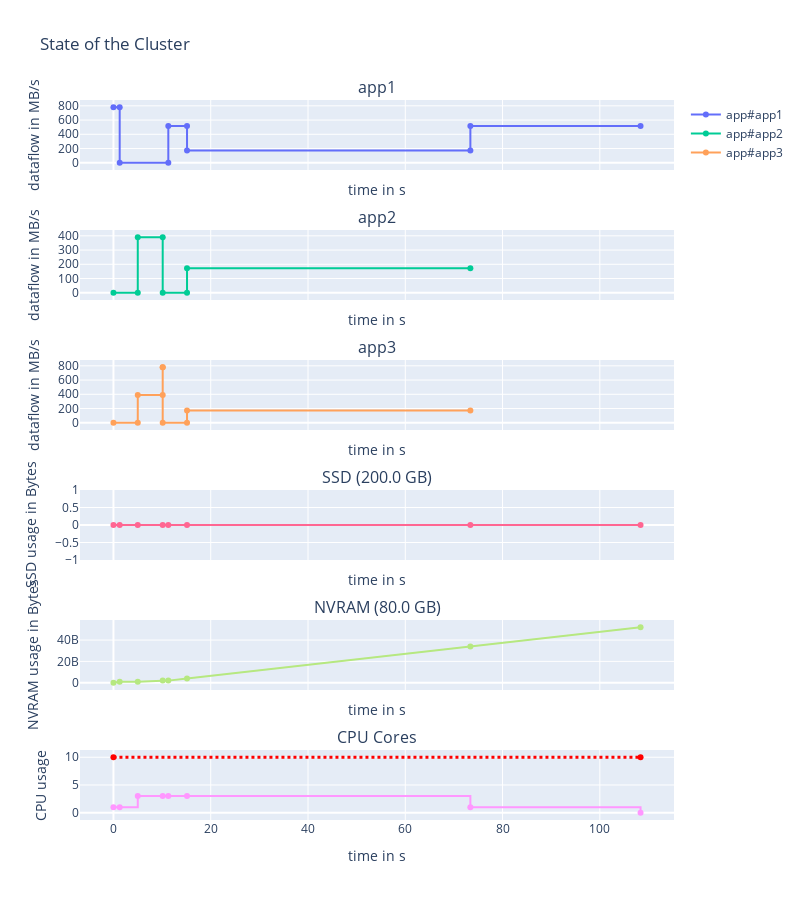

The cell this chart's notebook holds for it:
### Markdown cell above
### More Apps with delay

### Code cell
#logger.remove()
env = simpy.Environment()
data = simpy.Store(env)
# tiers and cluster
ssd_tier = Tier(env, 'SSD', bandwidth=ssd_bandwidth, capacity=200e9)
nvram_tier = Tier(env, 'NVRAM', bandwidth=nvram_bandwidth, capacity=80e9)
cluster = Cluster(env, compute_nodes=1, cores_per_node=10, tiers=[ssd_tier, nvram_tier])
# defining two apps
app1 = Application(env, name="app1", compute=[0, 10], read=[1e9, 0], write=[0, 30e9], data=data)
app2 = Application(env, name="app2", delay = 5, compute=[0, 5], read=[2e9, 0], write=[0, 10e9], data=data)

app3 = Application(env, name="app3", delay = 5, compute=[0, 5], read=[2e9, 0], write=[0, 10e9], data=data)
# executing apps
env.process(app1.run(cluster, placement=[1, 1]))
env.process(app2.run(cluster, placement=[1, 1]))
env.process(app3.run(cluster, placement=[1, 1]))
env.run()
# display
fig = display_run(data, cluster, width=800, height=900)
fig.show()
# known bug : idle app phase should cut (or dashed lines) in display
# knwon bug : when releasing core resource, priority go to queued req, not to running app

### Figure 1 — Plotly figure (JSON) as saved in the notebook; plotly's stock layout.template omitted (floating-point values rounded to 4 significant figures)
{"data": [{"line": {"shape": "linear"}, "name": "app#app1", "text": ["READ|to/from:NVRAM|volume=1.0 GB", "READ|to/from:NVRAM|volume=1.0 GB", "COMPUTE|volume=0B", "COMPUTE|volume=0B", "WRITE|to/from:NVRAM|volume=1.98 GB", "WRITE|to/from:NVRAM|volume=1.98 GB", "WRITE|to/from:NVRAM|volume=10.0 GB", "WRITE|to/from:NVRAM|volume=10.0 GB", "WRITE|to/from:NVRAM|volume=18.02 GB", "WRITE|to/from:NVRAM|volume=18.02 GB"], "textposition": "top center", "type": "scatter", "x": [0, 1.282, 1.282, 11.28, 11.28, 15.13, 15.13, 73.38, 73.38, 108.4], "xaxis": "x", "y": [780, 780, 0, 0, 515, 515, 171.7, 171.7, 515, 515], "yaxis": "y"}, {"line": {"dash": "dot", "shape": "linear"}, "name": "app1 mvt", "text": [], "textposition": "top center", "type": "scatter", "x": [], "xaxis": "x", "y": [], "yaxis": "y"}, {"line": {"shape": "linear"}, "name": "app#app2", "text": ["WAIT|volume=0B", "WAIT|volume=0B", "READ|to/from:NVRAM|volume=2.0 GB", "READ|to/from:NVRAM|volume=2.0 GB", "COMPUTE|volume=0B", "COMPUTE|volume=0B", "WRITE|to/from:NVRAM|volume=10.0 GB", "WRITE|to/from:NVRAM|volume=10.0 GB"], "textposition": "top center", "type": "scatter", "x": [0, 5, 5, 10.13, 10.13, 15.13, 15.13, 73.38], "xaxis": "x2", "y": [0, 0, 390, 390, 0, 0, 171.7, 171.7], "yaxis": "y2"}, {"line": {"dash": "dot", "shape": "linear"}, "name": "app2 mvt", "text": [], "textposition": "top center", "type": "scatter", "x": [], "xaxis": "x2", "y": [], "yaxis": "y2"}, {"line": {"shape": "linear"}, "name": "app#app3", "text": ["WAIT|volume=0B", "WAIT|volume=0B", "READ|to/from:NVRAM|volume=2.0 GB", "READ|to/from:NVRAM|volume=2.0 GB", "READ|to/from:NVRAM|volume=238.42 EB", "READ|to/from:NVRAM|volume=238.42 EB", "COMPUTE|volume=0B", "COMPUTE|volume=0B", "WRITE|to/from:NVRAM|volume=10.0 GB", "WRITE|to/from:NVRAM|volume=10.0 GB"], "textposition": "top center", "type": "scatter", "x": [0, 5, 5, 10.13, 10.13, 10.13, 10.13, 15.13, 15.13, 73.38], "xaxis": "x3", "y": [0, 0, 390, 390, 780, 780, 0, 0, 171.7, 171.7], "yaxis": "y3"}, {"line": {"dash": "dot", "shape": "linear"}, "name": "app3 mvt", "text": [], "textposition": "top center", "type": "scatter", "x": [], "xaxis": "x3", "y": [], "yaxis": "y3"}, {"line": {"shape": "linear"}, "name": "SSD", "showlegend": false, "text": ["app1|Read|NVRAM | +volume=1.0 GB", "app2|Wait | +volume=0B", "app3|Wait | +volume=0B", "app2|Read|NVRAM | +volume=2.0 GB", "app3|Read|NVRAM | +volume=2.0 GB", "app3|Read|NVRAM | +volume=238.42 EB", "app1|Compute | +volume=0B", "app2|Compute | +volume=0B", "app3|Compute | +volume=0B", "app1|Write|NVRAM | +volume=1.98 GB", "app2|Write|NVRAM | +volume=10.0 GB", "app3|Write|NVRAM | +volume=10.0 GB", "app1|Write|NVRAM | +volume=10.0 GB", "app1|Write|NVRAM | +volume=18.02 GB"], "textposition": "top center", "type": "scatter", "x": [0, 1.282, 5, 10.13, 11.28, 15.13, 73.38, 108.4], "xaxis": "x4", "y": [0, 0, 0, 0, 0, 0, 0, 0], "yaxis": "y4"}, {"line": {"shape": "linear"}, "name": "NVRAM", "showlegend": false, "text": ["app1|Read|NVRAM | +volume=1.0 GB", "app2|Wait | +volume=0B", "app3|Wait | +volume=0B", "app2|Read|NVRAM | +volume=2.0 GB", "app3|Read|NVRAM | +volume=2.0 GB", "app3|Read|NVRAM | +volume=238.42 EB", "app1|Compute | +volume=0B", "app2|Compute | +volume=0B", "app3|Compute | +volume=0B", "app1|Write|NVRAM | +volume=1.98 GB", "app2|Write|NVRAM | +volume=10.0 GB", "app3|Write|NVRAM | +volume=10.0 GB", "app1|Write|NVRAM | +volume=10.0 GB", "app1|Write|NVRAM | +volume=18.02 GB"], "textposition": "top center", "type": "scatter", "x": [0, 1.282, 5, 10.13, 11.28, 15.13, 73.38, 108.4], "xaxis": "x5", "y": [0, 1000000000, 1000000000, 2000000000, 2000000000, 3981000000.0, 33980000000.0, 52000000000], "yaxis": "y5"}, {"line": {"shape": "hv"}, "showlegend": false, "type": "scatter", "x": [0, 1.282, 5, 10.13, 11.28, 15.13, 73.38, 108.4], "xaxis": "x6", "y": [1, 1, 3, 3, 3, 3, 1, 0], "yaxis": "y6"}, {"line": {"color": "red", "dash": "dot", "shape": "hv", "width": 3}, "showlegend": false, "text": ["Maximum available cores in cluster=10", "Maximum available cores in cluster=10"], "type": "scatter", "x": [0, 108.4], "xaxis": "x6", "y": [10, 10], "yaxis": "y6"}], "layout": {"annotations": [{"font": {"size": 16}, "showarrow": false, "text": "app1", "x": 0.5, "xanchor": "center", "xref": "paper", "y": 1.0, "yanchor": "bottom", "yref": "paper"}, {"font": {"size": 16}, "showarrow": false, "text": "app2", "x": 0.5, "xanchor": "center", "xref": "paper", "y": 0.8194, "yanchor": "bottom", "yref": "paper"}, {"font": {"size": 16}, "showarrow": false, "text": "app3", "x": 0.5, "xanchor": "center", "xref": "paper", "y": 0.6389, "yanchor": "bottom", "yref": "paper"}, {"font": {"size": 16}, "showarrow": false, "text": "SSD (200.0 GB)", "x": 0.5, "xanchor": "center", "xref": "paper", "y": 0.4583, "yanchor": "bottom", "yref": "paper"}, {"font": {"size": 16}, "showarrow": false, "text": "NVRAM (80.0 GB)", "x": 0.5, "xanchor": "center", "xref": "paper", "y": 0.2778, "yanchor": "bottom", "yref": "paper"}, {"font": {"size": 16}, "showarrow": false, "text": "CPU Cores", "x": 0.5, "xanchor": "center", "xref": "paper", "y": 0.09722, "yanchor": "bottom", "yref": "paper"}], "height": 900, "title": {"text": "State of the Cluster"}, "width": 800, "xaxis": {"anchor": "y", "domain": [0, 1], "matches": "x6", "showticklabels": false, "title": {"text": "time in s"}}, "xaxis2": {"anchor": "y2", "domain": [0, 1], "matches": "x6", "showticklabels": false, "title": {"text": "time in s"}}, "xaxis3": {"anchor": "y3", "domain": [0, 1], "matches": "x6", "showticklabels": false, "title": {"text": "time in s"}}, "xaxis4": {"anchor": "y4", "domain": [0, 1], "matches": "x6", "showticklabels": false, "title": {"text": "time in s"}}, "xaxis5": {"anchor": "y5", "domain": [0, 1], "matches": "x6", "showticklabels": false, "title": {"text": "time in s"}}, "xaxis6": {"anchor": "y6", "domain": [0, 1], "title": {"text": "time in s"}}, "yaxis": {"anchor": "x", "domain": [0.9028, 1.0], "title": {"text": "dataflow in MB/s"}}, "yaxis2": {"anchor": "x2", "domain": [0.7222, 0.8194], "title": {"text": "dataflow in MB/s"}}, "yaxis3": {"anchor": "x3", "domain": [0.5417, 0.6389], "title": {"text": "dataflow in MB/s"}}, "yaxis4": {"anchor": "x4", "domain": [0.3611, 0.4583], "title": {"text": "SSD usage in Bytes"}}, "yaxis5": {"anchor": "x5", "domain": [0.1806, 0.2778], "title": {"text": "NVRAM usage in Bytes"}}, "yaxis6": {"anchor": "x6", "domain": [0, 0.09722], "title": {"text": "CPU usage"}}}}
